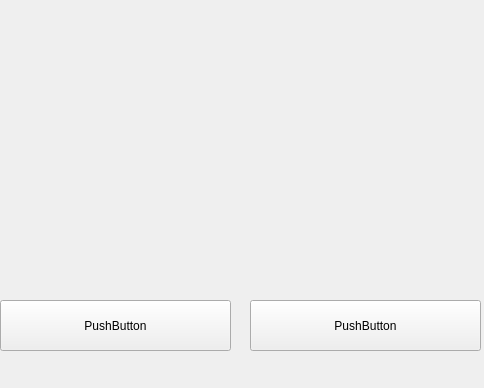
<?xml version="1.0" encoding="UTF-8"?>
<ui version="4.0">
 <class>Form</class>
 <widget class="QWidget" name="Form">
  <property name="geometry">
   <rect>
    <x>0</x>
    <y>0</y>
    <width>484</width>
    <height>388</height>
   </rect>
  </property>
  <property name="windowTitle">
   <string>Form</string>
  </property>
  <widget class="QLabel" name="picture_label">
   <property name="geometry">
    <rect>
     <x>0</x>
     <y>0</y>
     <width>481</width>
     <height>291</height>
    </rect>
   </property>
   <property name="text">
    <string/>
   </property>
   <property name="pixmap">
    <pixmap>cat-ge71405869_1920.jpg</pixmap>
   </property>
   <property name="scaledContents">
    <bool>true</bool>
   </property>
  </widget>
  <widget class="QPushButton" name="pushButton">
   <property name="geometry">
    <rect>
     <x>0</x>
     <y>300</y>
     <width>231</width>
     <height>51</height>
    </rect>
   </property>
   <property name="text">
    <string>PushButton</string>
   </property>
  </widget>
  <widget class="QPushButton" name="pushButton_2">
   <property name="geometry">
    <rect>
     <x>250</x>
     <y>300</y>
     <width>231</width>
     <height>51</height>
    </rect>
   </property>
   <property name="text">
    <string>PushButton</string>
   </property>
  </widget>
 </widget>
 <resources/>
 <connections/>
</ui>
